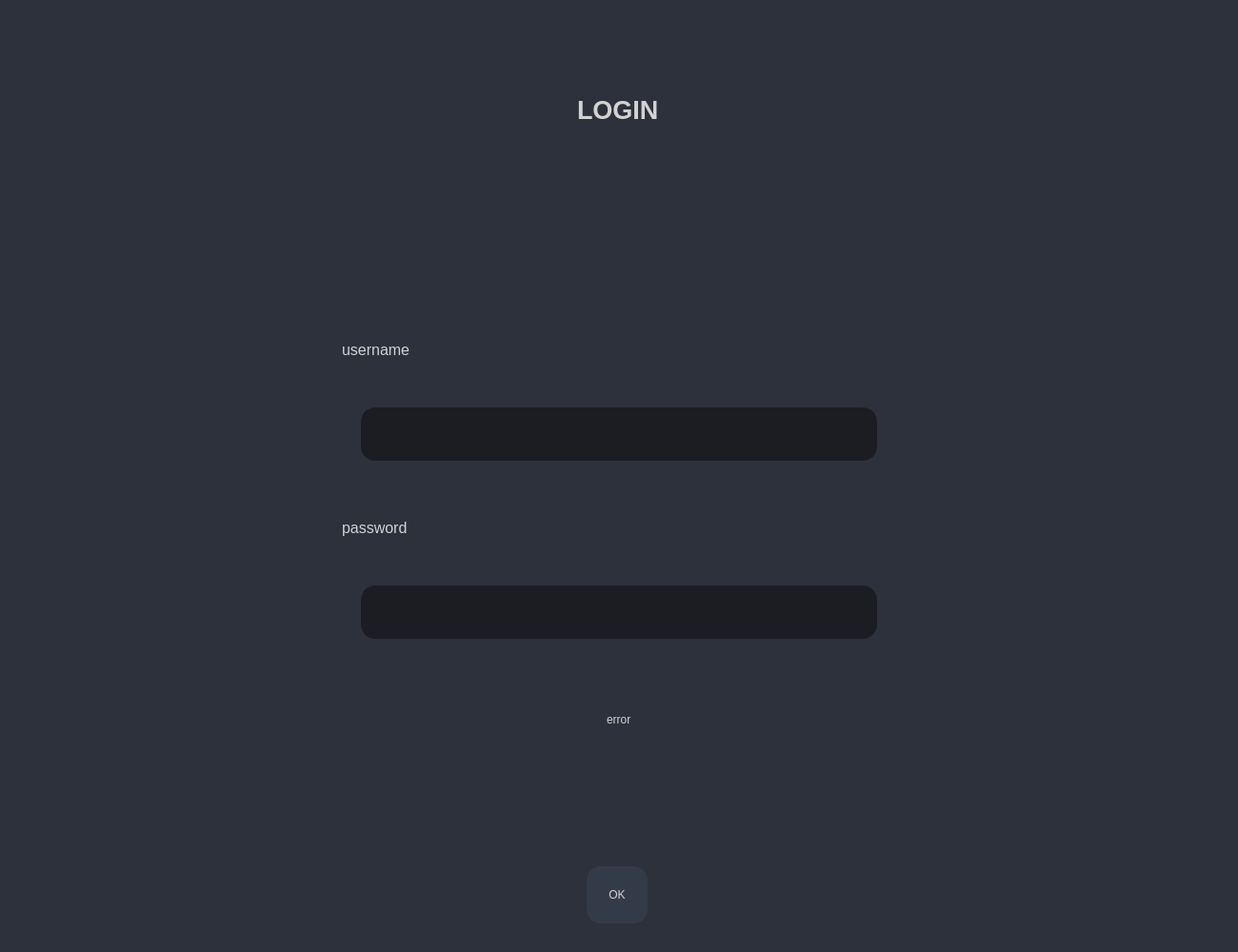
<?xml version="1.0" encoding="UTF-8"?>
<ui version="4.0">
 <class>loginDialog</class>
 <widget class="QDialog" name="loginDialog">
  <property name="geometry">
   <rect>
    <x>0</x>
    <y>0</y>
    <width>1300</width>
    <height>1000</height>
   </rect>
  </property>
  <property name="windowTitle">
   <string>Dialog</string>
  </property>
  <property name="styleSheet">
   <string notr="true">*{
background-color: transparent;
color: #d2d2d2;
}

#loginDialog, #centralWidget{
background-color: rgb(44, 49, 60);
}</string>
  </property>
  <layout class="QVBoxLayout" name="verticalLayout_2">
   <property name="spacing">
    <number>0</number>
   </property>
   <property name="leftMargin">
    <number>0</number>
   </property>
   <property name="topMargin">
    <number>0</number>
   </property>
   <property name="rightMargin">
    <number>0</number>
   </property>
   <property name="bottomMargin">
    <number>0</number>
   </property>
   <item>
    <widget class="QWidget" name="centralWidget" native="true">
     <layout class="QVBoxLayout" name="verticalLayout">
      <property name="leftMargin">
       <number>0</number>
      </property>
      <property name="topMargin">
       <number>0</number>
      </property>
      <property name="rightMargin">
       <number>0</number>
      </property>
      <property name="bottomMargin">
       <number>0</number>
      </property>
      <item alignment="Qt::AlignHCenter|Qt::AlignTop">
       <widget class="QLabel" name="titleLabel">
        <property name="font">
         <font>
          <pointsize>20</pointsize>
          <weight>75</weight>
          <bold>true</bold>
         </font>
        </property>
        <property name="styleSheet">
         <string notr="true">margin-top: 100px</string>
        </property>
        <property name="text">
         <string>LOGIN</string>
        </property>
       </widget>
      </item>
      <item alignment="Qt::AlignHCenter|Qt::AlignTop">
       <widget class="QWidget" name="widget" native="true">
        <property name="sizePolicy">
         <sizepolicy hsizetype="Expanding" vsizetype="Ignored">
          <horstretch>0</horstretch>
          <verstretch>0</verstretch>
         </sizepolicy>
        </property>
        <property name="minimumSize">
         <size>
          <width>600</width>
          <height>400</height>
         </size>
        </property>
        <property name="styleSheet">
         <string notr="true">QLineEdit {
	background-color: rgb(27, 29, 35);
	border-radius: 15px;
	border: 5px solid rgb(27, 29, 35);
	padding: 15px;
	padding-left: 20px;
	margin: 0px 20px 10px 20px
}
QLineEdit:hover {
	border: 5px solid rgb(64, 71, 88);
}
QLineEdit:focus {
	border: 5px solid rgb(91, 101, 124);
}</string>
        </property>
        <layout class="QVBoxLayout" name="verticalLayout_3">
         <property name="bottomMargin">
          <number>22</number>
         </property>
         <item>
          <widget class="QLabel" name="usernameLabel">
           <property name="font">
            <font>
             <pointsize>12</pointsize>
            </font>
           </property>
           <property name="text">
            <string>username</string>
           </property>
          </widget>
         </item>
         <item>
          <widget class="QLineEdit" name="usernameLineEdit"/>
         </item>
         <item>
          <widget class="QLabel" name="passwordLabel">
           <property name="font">
            <font>
             <pointsize>12</pointsize>
            </font>
           </property>
           <property name="text">
            <string>password</string>
           </property>
          </widget>
         </item>
         <item>
          <widget class="QLineEdit" name="passwordLineEdit"/>
         </item>
        </layout>
       </widget>
      </item>
      <item alignment="Qt::AlignHCenter">
       <widget class="QLabel" name="errorLabel">
        <property name="text">
         <string>error</string>
        </property>
       </widget>
      </item>
      <item>
       <widget class="QDialogButtonBox" name="buttonBox">
        <property name="styleSheet">
         <string notr="true">border: 5px solid rgb(52, 59, 72);
border-radius: 15px;
background-color: rgb(52, 59, 72);
padding: 18px;
margin: 0px 5px 30px 0px
</string>
        </property>
        <property name="standardButtons">
         <set>QDialogButtonBox::Ok</set>
        </property>
        <property name="centerButtons">
         <bool>true</bool>
        </property>
       </widget>
      </item>
     </layout>
    </widget>
   </item>
  </layout>
 </widget>
 <resources/>
 <connections/>
</ui>
